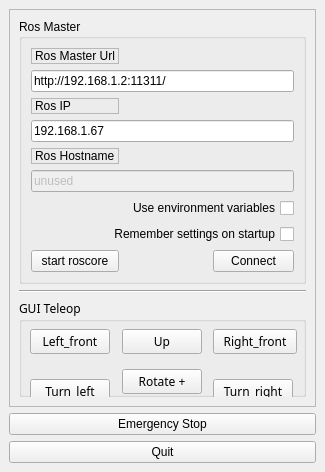
  <widget class="QDockWidget" name="dock_status">
   <property name="sizePolicy">
    <sizepolicy hsizetype="Minimum" vsizetype="Preferred">
     <horstretch>0</horstretch>
     <verstretch>0</verstretch>
    </sizepolicy>
   </property>
   <property name="minimumSize">
    <size>
     <width>325</width>
     <height>472</height>
    </size>
   </property>
   <property name="allowedAreas">
    <set>Qt::RightDockWidgetArea</set>
   </property>
   <property name="windowTitle">
    <string>Command Panel</string>
   </property>
   <attribute name="dockWidgetArea">
    <number>2</number>
   </attribute>
   <widget class="QWidget" name="dockWidgetContents">
    <layout class="QVBoxLayout" name="verticalLayout">
     <item>
      <widget class="QFrame" name="frame">
       <property name="sizePolicy">
        <sizepolicy hsizetype="Minimum" vsizetype="Preferred">
         <horstretch>0</horstretch>
         <verstretch>0</verstretch>
        </sizepolicy>
       </property>
       <property name="frameShape">
        <enum>QFrame::StyledPanel</enum>
       </property>
       <property name="frameShadow">
        <enum>QFrame::Raised</enum>
       </property>
       <layout class="QVBoxLayout" name="verticalLayout_3">
        <item>
         <widget class="QGroupBox" name="groupBox">
          <property name="title">
           <string>Ros Master</string>
          </property>
          <layout class="QGridLayout" name="gridLayout">
           <item row="0" column="0">
            <widget class="QLabel" name="label">
             <property name="frameShape">
              <enum>QFrame::StyledPanel</enum>
             </property>
             <property name="frameShadow">
              <enum>QFrame::Raised</enum>
             </property>
             <property name="text">
              <string>Ros Master Url</string>
             </property>
            </widget>
           </item>
           <item row="1" column="0" colspan="3">
            <widget class="QLineEdit" name="line_edit_master">
             <property name="text">
              <string>http://192.168.1.2:11311/</string>
             </property>
            </widget>
           </item>
           <item row="2" column="0">
            <widget class="QLabel" name="label_2">
             <property name="frameShape">
              <enum>QFrame::StyledPanel</enum>
             </property>
             <property name="frameShadow">
              <enum>QFrame::Raised</enum>
             </property>
             <property name="text">
              <string>Ros IP</string>
             </property>
            </widget>
           </item>
           <item row="3" column="0" colspan="3">
            <widget class="QLineEdit" name="line_edit_host">
             <property name="text">
              <string>192.168.1.67</string>
             </property>
            </widget>
           </item>
           <item row="4" column="0">
            <widget class="QLabel" name="label_3">
             <property name="frameShape">
              <enum>QFrame::StyledPanel</enum>
             </property>
             <property name="frameShadow">
              <enum>QFrame::Raised</enum>
             </property>
             <property name="text">
              <string>Ros Hostname</string>
             </property>
            </widget>
           </item>
           <item row="5" column="0" colspan="3">
            <widget class="QLineEdit" name="line_edit_topic">
             <property name="enabled">
              <bool>false</bool>
             </property>
             <property name="text">
              <string>unused</string>
             </property>
            </widget>
           </item>
           <item row="6" column="0" colspan="3">
            <widget class="QCheckBox" name="checkbox_use_environment">
             <property name="layoutDirection">
              <enum>Qt::RightToLeft</enum>
             </property>
             <property name="text">
              <string>Use environment variables</string>
             </property>
            </widget>
           </item>
           <item row="7" column="0" colspan="3">
            <widget class="QCheckBox" name="checkbox_remember_settings">
             <property name="layoutDirection">
              <enum>Qt::RightToLeft</enum>
             </property>
             <property name="text">
              <string>Remember settings on startup</string>
             </property>
            </widget>
           </item>
           <item row="8" column="2">
            <widget class="QPushButton" name="button_connect">
             <property name="enabled">
              <bool>true</bool>
             </property>
             <property name="sizePolicy">
              <sizepolicy hsizetype="MinimumExpanding" vsizetype="Fixed">
               <horstretch>0</horstretch>
               <verstretch>0</verstretch>
              </sizepolicy>
             </property>
             <property name="toolTip">
              <string>Set the target to the current joint trajectory state.</string>
             </property>
             <property name="statusTip">
              <string>Clear all waypoints and set the target to the current joint trajectory state.</string>
             </property>
             <property name="text">
              <string>Connect</string>
             </property>
            </widget>
           </item>
           <item row="8" column="0">
            <widget class="QPushButton" name="button_roscore">
             <property name="cursor">
              <cursorShape>PointingHandCursor</cursorShape>
             </property>
             <property name="text">
              <string>start roscore</string>
             </property>
            </widget>
           </item>
           <item row="8" column="1">
            <spacer name="horizontalSpacer">
             <property name="orientation">
              <enum>Qt::Horizontal</enum>
             </property>
             <property name="sizeHint" stdset="0">
              <size>
               <width>40</width>
               <height>20</height>
              </size>
             </property>
            </spacer>
           </item>
          </layout>
         </widget>
        </item>
        <item>
         <widget class="Line" name="line_4">
          <property name="orientation">
           <enum>Qt::Horizontal</enum>
          </property>
         </widget>
        </item>
        <item>
         <widget class="QGroupBox" name="groupBox_2">
          <property name="font">
           <font>
            <family>Sans Serif</family>
           </font>
          </property>
          <property name="cursor">
           <cursorShape>PointingHandCursor</cursorShape>
          </property>
          <property name="focusPolicy">
           <enum>Qt::NoFocus</enum>
          </property>
          <property name="title">
           <string>GUI Teleop</string>
          </property>
          <widget class="QSlider" name="slider_vel_inc_dec">
           <property name="geometry">
            <rect>
             <x>50</x>
             <y>200</y>
             <width>231</width>
             <height>21</height>
            </rect>
           </property>
           <property name="font">
            <font>
             <pointsize>10</pointsize>
            </font>
           </property>
           <property name="cursor">
            <cursorShape>PointingHandCursor</cursorShape>
           </property>
           <property name="minimum">
            <number>0</number>
           </property>
           <property name="maximum">
            <number>10</number>
           </property>
           <property name="singleStep">
            <number>1</number>
           </property>
           <property name="sliderPosition">
            <number>0</number>
           </property>
           <property name="orientation">
            <enum>Qt::Horizontal</enum>
           </property>
           <property name="tickPosition">
            <enum>QSlider::TicksBothSides</enum>
           </property>
           <property name="tickInterval">
            <number>1</number>
           </property>
          </widget>
          <widget class="QLabel" name="label_7">
           <property name="geometry">
            <rect>
             <x>20</x>
             <y>180</y>
             <width>71</width>
             <height>17</height>
            </rect>
           </property>
           <property name="text">
            <string>Vel_value</string>
           </property>
          </widget>
          <widget class="QLineEdit" name="lineEdit_speed_inc_dec">
           <property name="geometry">
            <rect>
             <x>20</x>
             <y>200</y>
             <width>31</width>
             <height>25</height>
            </rect>
           </property>
          </widget>
          <widget class="QPushButton" name="button_up">
           <property name="geometry">
            <rect>
             <x>103</x>
             <y>30</y>
             <width>80</width>
             <height>25</height>
            </rect>
           </property>
           <property name="text">
            <string>Up</string>
           </property>
          </widget>
          <widget class="QPushButton" name="button_turn_right">
           <property name="geometry">
            <rect>
             <x>194</x>
             <y>80</y>
             <width>80</width>
             <height>25</height>
            </rect>
           </property>
           <property name="text">
            <string>Turn_right</string>
           </property>
          </widget>
          <widget class="QPushButton" name="button_down">
           <property name="geometry">
            <rect>
             <x>103</x>
             <y>140</y>
             <width>80</width>
             <height>25</height>
            </rect>
           </property>
           <property name="text">
            <string>Down</string>
           </property>
          </widget>
          <widget class="QPushButton" name="button_right_forward">
           <property name="geometry">
            <rect>
             <x>194</x>
             <y>30</y>
             <width>84</width>
             <height>25</height>
            </rect>
           </property>
           <property name="text">
            <string>Right_front</string>
           </property>
          </widget>
          <widget class="QPushButton" name="button_left_back">
           <property name="geometry">
            <rect>
             <x>11</x>
             <y>140</y>
             <width>80</width>
             <height>25</height>
            </rect>
           </property>
           <property name="text">
            <string>Left_back</string>
           </property>
          </widget>
          <widget class="QPushButton" name="button_right_back">
           <property name="geometry">
            <rect>
             <x>194</x>
             <y>140</y>
             <width>80</width>
             <height>25</height>
            </rect>
           </property>
           <property name="text">
            <string>Right_back</string>
           </property>
          </widget>
          <widget class="QPushButton" name="button_turn_left">
           <property name="geometry">
            <rect>
             <x>11</x>
             <y>80</y>
             <width>80</width>
             <height>25</height>
            </rect>
           </property>
           <property name="text">
            <string>Turn_left</string>
           </property>
          </widget>
          <widget class="QPushButton" name="button_rotate">
           <property name="geometry">
            <rect>
             <x>103</x>
             <y>70</y>
             <width>80</width>
             <height>25</height>
            </rect>
           </property>
           <property name="text">
            <string>Rotate +</string>
           </property>
          </widget>
          <widget class="QPushButton" name="button_left_forward">
           <property name="geometry">
            <rect>
             <x>11</x>
             <y>30</y>
             <width>80</width>
             <height>25</height>
            </rect>
           </property>
           <property name="text">
            <string>Left_front</string>
           </property>
          </widget>
          <widget class="QPushButton" name="button_rotate_negative">
           <property name="geometry">
            <rect>
             <x>103</x>
             <y>100</y>
             <width>80</width>
             <height>25</height>
            </rect>
           </property>
           <property name="text">
            <string>Rotate -</string>
           </property>
          </widget>
         </widget>
        </item>
       </layout>
      </widget>
     </item>
     <item>
      <widget class="QPushButton" name="button_emergency_stop">
       <property name="text">
        <string>Emergency Stop</string>
       </property>
      </widget>
     </item>
     <item>
      <widget class="QPushButton" name="quit_button">
       <property name="sizePolicy">
        <sizepolicy hsizetype="MinimumExpanding" vsizetype="Fixed">
         <horstretch>0</horstretch>
         <verstretch>0</verstretch>
        </sizepolicy>
       </property>
       <property name="text">
        <string>Quit</string>
       </property>
      </widget>
     </item>
    </layout>
   </widget>
  </widget>
